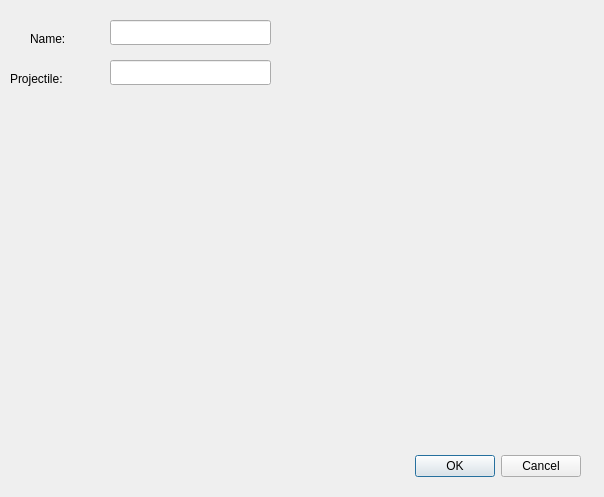
<?xml version="1.0" encoding="UTF-8"?>
<ui version="4.0">
 <class>Dialog</class>
 <widget class="QDialog" name="Dialog">
  <property name="geometry">
   <rect>
    <x>0</x>
    <y>0</y>
    <width>604</width>
    <height>497</height>
   </rect>
  </property>
  <property name="windowTitle">
   <string>Dialog</string>
  </property>
  <widget class="QDialogButtonBox" name="buttonBox">
   <property name="geometry">
    <rect>
     <x>240</x>
     <y>450</y>
     <width>341</width>
     <height>32</height>
    </rect>
   </property>
   <property name="orientation">
    <enum>Qt::Horizontal</enum>
   </property>
   <property name="standardButtons">
    <set>QDialogButtonBox::Cancel|QDialogButtonBox::Ok</set>
   </property>
  </widget>
  <widget class="QLabel" name="label">
   <property name="geometry">
    <rect>
     <x>30</x>
     <y>30</y>
     <width>62</width>
     <height>17</height>
    </rect>
   </property>
   <property name="text">
    <string>Name:</string>
   </property>
  </widget>
  <widget class="QLineEdit" name="lineEdit">
   <property name="geometry">
    <rect>
     <x>110</x>
     <y>20</y>
     <width>161</width>
     <height>25</height>
    </rect>
   </property>
  </widget>
  <widget class="QLabel" name="label_2">
   <property name="geometry">
    <rect>
     <x>10</x>
     <y>70</y>
     <width>71</width>
     <height>17</height>
    </rect>
   </property>
   <property name="text">
    <string>Projectile:</string>
   </property>
  </widget>
  <widget class="QLineEdit" name="lineEdit_2">
   <property name="geometry">
    <rect>
     <x>110</x>
     <y>60</y>
     <width>161</width>
     <height>25</height>
    </rect>
   </property>
  </widget>
 </widget>
 <resources/>
 <connections>
  <connection>
   <sender>buttonBox</sender>
   <signal>accepted()</signal>
   <receiver>Dialog</receiver>
   <slot>accept()</slot>
   <hints>
    <hint type="sourcelabel">
     <x>248</x>
     <y>254</y>
    </hint>
    <hint type="destinationlabel">
     <x>157</x>
     <y>274</y>
    </hint>
   </hints>
  </connection>
  <connection>
   <sender>buttonBox</sender>
   <signal>rejected()</signal>
   <receiver>Dialog</receiver>
   <slot>reject()</slot>
   <hints>
    <hint type="sourcelabel">
     <x>316</x>
     <y>260</y>
    </hint>
    <hint type="destinationlabel">
     <x>286</x>
     <y>274</y>
    </hint>
   </hints>
  </connection>
 </connections>
</ui>
